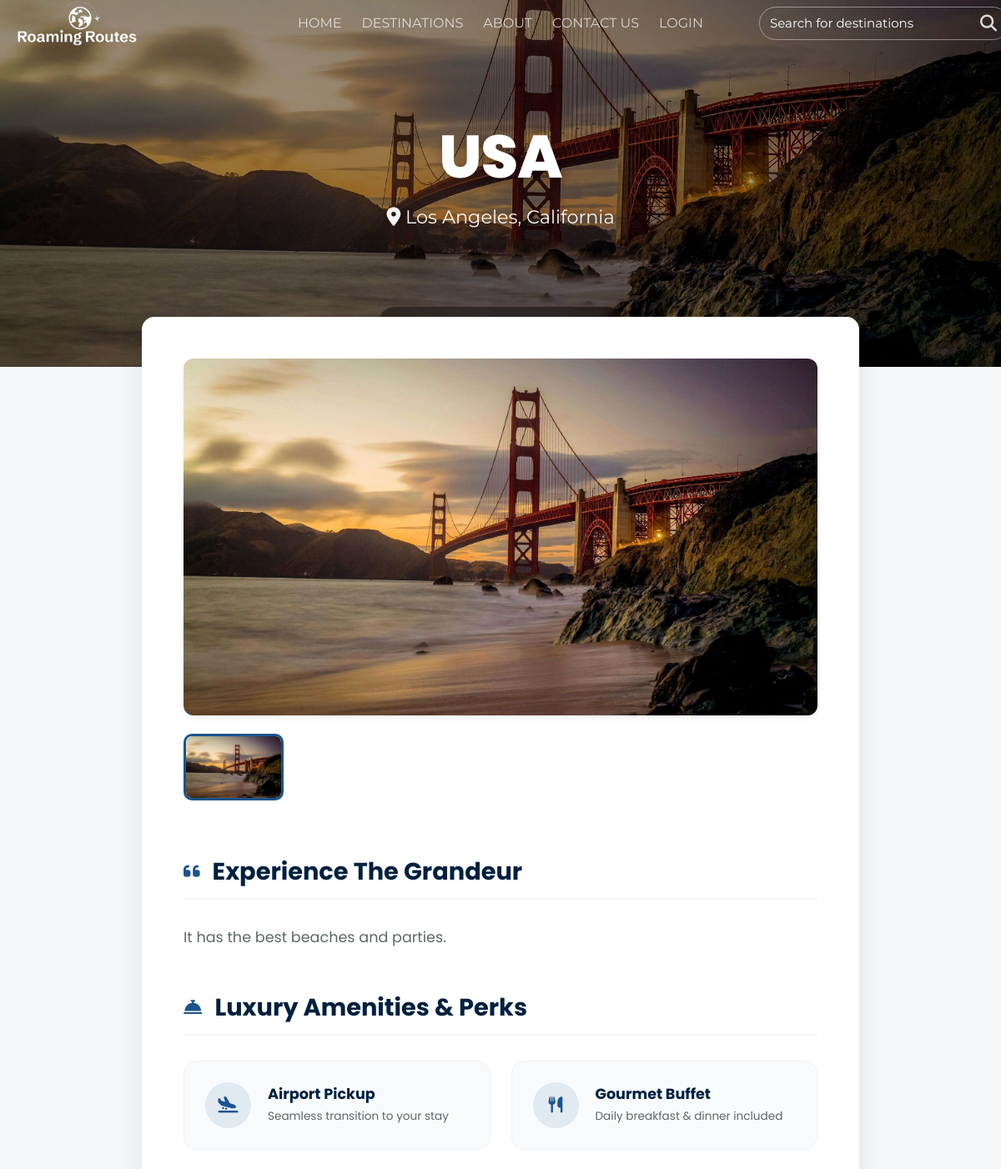
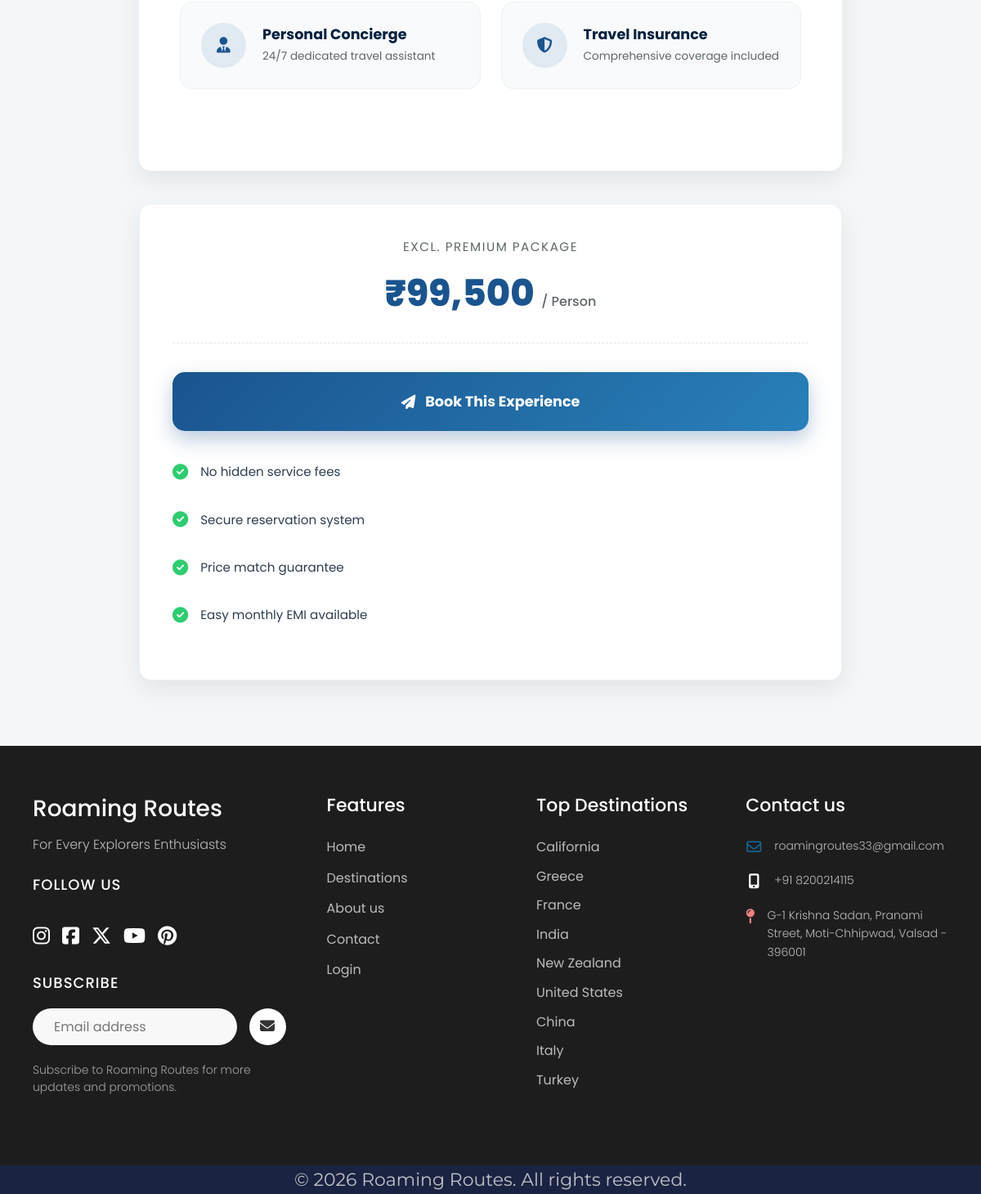
Page /destination-details.php?id=2 on the committed database (2 pictures, top to bottom).
### tables this page shows
CREATE TABLE IF NOT EXISTS `destinations` (
  `id` int NOT NULL AUTO_INCREMENT,
  `name` varchar(100) NOT NULL,
  `description` text,
  `images` varchar(255) DEFAULT NULL,
  `city` varchar(25) NOT NULL,
  `state` varchar(25) NOT NULL,
  `country` varchar(25) NOT NULL,
  `category` varchar(50) DEFAULT NULL,
  `price_range` varchar(50) DEFAULT NULL,
  `keywords` text,
  `created_at` timestamp NULL DEFAULT CURRENT_TIMESTAMP,
  `is_deleted` enum('0','1') NOT NULL,
  `reviews` varchar(25) DEFAULT NULL,
  `ratings` int NOT NULL,
  PRIMARY KEY (`id`)
);

### destination-details.php (the view, shortened to what this page needs)
<?php
include('database/traveldb.php');
$id = isset($_GET['id']) ? intval($_GET['id']) : 0;
$query = "SELECT * FROM destinations WHERE id = $id AND is_deleted = '0'";
$result = mysqli_query($conn, $query);
$row = mysqli_fetch_assoc($result);
$imageString = $row['images'];
$images = explode(',', $imageString);
$firstImage = trim($images[0]);
?>
<?php include('includes/header.php'); ?>
<section class="hero-section">
    <img src="img/destinations/<?php echo $firstImage; ?>" class="hero-img" alt="<?php echo $row['name']; ?>">
    <div class="hero-content">
        <h1><?php echo htmlspecialchars($row['country']); ?></h1>
        <p><i class="fas fa-map-marker-alt"></i> <?php echo htmlspecialchars($row['city']); ?>, <?php echo htmlspecialchars($row['state']); ?></p>
    </div>
    <div class="breadcrumb-custom">
        <a href="index.php">Home</a> <i class="fas fa-chevron-right" style="font-size: 0.7rem; opacity: 0.6;"></i>
        <a href="destinations.php">Destinations</a> <i class="fas fa-chevron-right" style="font-size: 0.7rem; opacity: 0.6;"></i>
        <span><?php echo htmlspecialchars($row['name']); ?></span>
    </div>
</section>
<div class="details-wrapper">
    <main class="main-content">
        <div class="image-gallery">
            <div class="main-slider">
                <img id="activeImage" src="img/destinations/<?php echo $firstImage; ?>" alt="<?php echo $row['name']; ?>">
            </div>
            <div class="slider-nav">
                <?php foreach ($images as $index => $img):
                    $img = trim($img);
                ?>
                    <img src="img/destinations/<?php echo $img; ?>"
                         class="<?php echo $index === 0 ? 'active' : ''; ?>"
                         onclick="updateMainImage(this.src, this)"
                         alt="Thumbnail">
                <?php endforeach; ?>
            </div>
        </div>
        <section class="content-section">
            <h3 class="section-title"><i class="fas fa-quote-left"></i> Experience The Grandeur</h3>
            <div class="description-text">
                <?php echo nl2br(htmlspecialchars($row['description'])); ?>
            </div>
        </section>
        <section class="content-section">
            <h3 class="section-title"><i class="fas fa-concierge-bell"></i> Luxury Amenities & Perks</h3>
            <div class="highlights-grid">
                <div class="highlight-item">
                    <i class="fas fa-plane-arrival"></i>
                    <div class="highlight-text">
                        <h4>Airport Pickup</h4>
                        <p>Seamless transition to your stay</p>
                    </div>
                </div>
                <div class="highlight-item">
                    <i class="fas fa-utensils"></i>
                    <div class="highlight-text">
                        <h4>Gourmet Buffet</h4>
                        <p>Daily breakfast & dinner included</p>
                    </div>
                </div>
                <div class="highlight-item">
                    <i class="fas fa-user-tie"></i>
                    <div class="highlight-text">
                        <h4>Personal Concierge</h4>
                        <p>24/7 dedicated travel assistant</p>
                    </div>
                </div>
                <div class="highlight-item">
                    <i class="fas fa-shield-alt"></i>
                    <div class="highlight-text">
                        <h4>Travel Insurance</h4>
                        <p>Comprehensive coverage included</p>
                    </div>
                </div>
            </div>
        </section>
    </main>
    <aside class="sidebar">
        <div class="booking-card">
            <div class="price-tag">
                <p class="price-label">Excl. Premium Package</p>
                <span class="price-amount">₹<?php echo number_format($row['price_range']); ?> <span>/ Person</span></span>
            </div>
            <a href="payment.php?id=<?php echo $row['id']; ?>" class="booking-btn">
                <i class="fas fa-paper-plane"></i> Book This Experience
            </a>
            <div class="feature-list">
                <div class="feature-item"><i class="fas fa-check-circle"></i> <span>No hidden service fees</span></div>
                <div class="feature-item"><i class="fas fa-check-circle"></i> <span>Secure reservation system</span></div>
                <div class="feature-item"><i class="fas fa-check-circle"></i> <span>Price match guarantee</span></div>
                <div class="feature-item"><i class="fas fa-check-circle"></i> <span>Easy monthly EMI available</span></div>
            </div>
        </div>
    </aside>
</div>
<?php include('includes/footer.php'); ?>

### includes/header.php (style rules this page uses)
* { margin: 0; padding: 0; box-sizing: border-box; }
body { margin: 0; padding: 0; }

### rows in the picture
destinations: images (picture), country "USA", city "Los Angeles", state "California", description "It has the best beaches and parties.", price_range "99,500"
